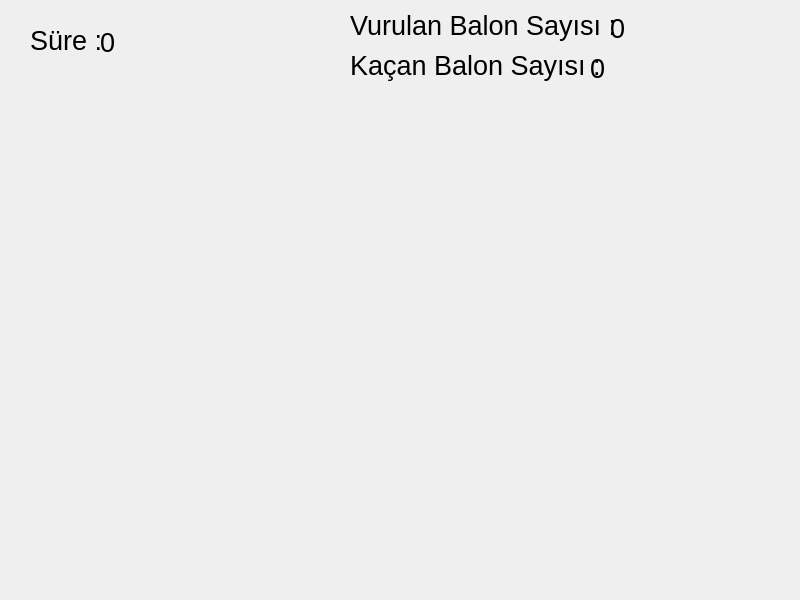
<?xml version="1.0" encoding="UTF-8"?>
<ui version="4.0">
 <class>Dialog</class>
 <widget class="QDialog" name="Dialog">
  <property name="geometry">
   <rect>
    <x>0</x>
    <y>0</y>
    <width>800</width>
    <height>600</height>
   </rect>
  </property>
  <property name="windowTitle">
   <string>Dialog</string>
  </property>
  <widget class="QLabel" name="background">
   <property name="geometry">
    <rect>
     <x>0</x>
     <y>100</y>
     <width>800</width>
     <height>500</height>
    </rect>
   </property>
   <property name="text">
    <string/>
   </property>
   <property name="pixmap">
    <pixmap resource="images.qrc">:/images/images/arkaplan.jpg</pixmap>
   </property>
   <property name="scaledContents">
    <bool>true</bool>
   </property>
   <property name="wordWrap">
    <bool>false</bool>
   </property>
  </widget>
  <widget class="QLabel" name="label">
   <property name="geometry">
    <rect>
     <x>30</x>
     <y>10</y>
     <width>91</width>
     <height>61</height>
    </rect>
   </property>
   <property name="font">
    <font>
     <pointsize>20</pointsize>
     <bold>false</bold>
    </font>
   </property>
   <property name="text">
    <string>Süre : </string>
   </property>
  </widget>
  <widget class="QLabel" name="sure_lbl">
   <property name="geometry">
    <rect>
     <x>100</x>
     <y>22</y>
     <width>51</width>
     <height>41</height>
    </rect>
   </property>
   <property name="font">
    <font>
     <pointsize>20</pointsize>
    </font>
   </property>
   <property name="text">
    <string>0</string>
   </property>
  </widget>
  <widget class="QLabel" name="label_2">
   <property name="geometry">
    <rect>
     <x>350</x>
     <y>10</y>
     <width>301</width>
     <height>31</height>
    </rect>
   </property>
   <property name="font">
    <font>
     <pointsize>20</pointsize>
    </font>
   </property>
   <property name="text">
    <string>Vurulan Balon Sayısı : </string>
   </property>
  </widget>
  <widget class="QLabel" name="label_3">
   <property name="geometry">
    <rect>
     <x>350</x>
     <y>50</y>
     <width>261</width>
     <height>31</height>
    </rect>
   </property>
   <property name="font">
    <font>
     <pointsize>20</pointsize>
    </font>
   </property>
   <property name="text">
    <string>Kaçan Balon Sayısı : </string>
   </property>
  </widget>
  <widget class="QLabel" name="vurulan_lbl">
   <property name="geometry">
    <rect>
     <x>610</x>
     <y>8</y>
     <width>51</width>
     <height>41</height>
    </rect>
   </property>
   <property name="font">
    <font>
     <pointsize>20</pointsize>
    </font>
   </property>
   <property name="text">
    <string>0</string>
   </property>
  </widget>
  <widget class="QLabel" name="kacan_lbl">
   <property name="geometry">
    <rect>
     <x>590</x>
     <y>48</y>
     <width>61</width>
     <height>41</height>
    </rect>
   </property>
   <property name="font">
    <font>
     <pointsize>20</pointsize>
    </font>
   </property>
   <property name="text">
    <string>0</string>
   </property>
  </widget>
 </widget>
 <resources>
  <include location="images.qrc"/>
 </resources>
 <connections/>
</ui>
